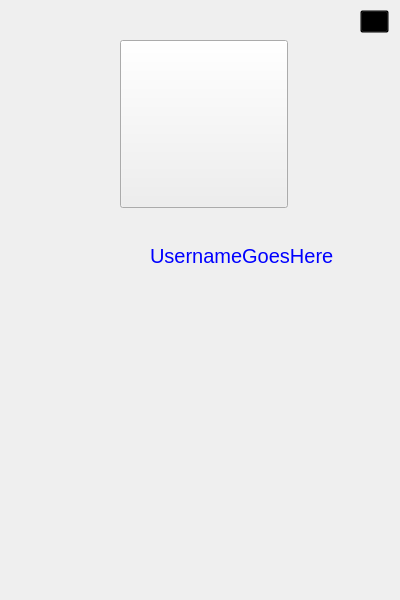
<?xml version="1.0" encoding="UTF-8"?>
<ui version="4.0">
 <class>UserProfile</class>
 <widget class="QWidget" name="UserProfile">
  <property name="geometry">
   <rect>
    <x>0</x>
    <y>0</y>
    <width>400</width>
    <height>600</height>
   </rect>
  </property>
  <property name="windowTitle">
   <string>Form</string>
  </property>
  <property name="styleSheet">
   <string notr="true"/>
  </property>
  <widget class="QPushButton" name="exitButton">
   <property name="geometry">
    <rect>
     <x>360</x>
     <y>10</y>
     <width>29</width>
     <height>23</height>
    </rect>
   </property>
   <property name="cursor">
    <cursorShape>PointingHandCursor</cursorShape>
   </property>
   <property name="styleSheet">
    <string notr="true">background-color: Transparent;
background-repeat:no-repeat;
</string>
   </property>
   <property name="text">
    <string/>
   </property>
   <property name="icon">
    <iconset resource="Risorse.qrc">
     <normaloff>:/image/basics-22-128.png</normaloff>:/image/basics-22-128.png</iconset>
   </property>
   <property name="iconSize">
    <size>
     <width>25</width>
     <height>25</height>
    </size>
   </property>
  </widget>
  <widget class="QPushButton" name="UserImageButton">
   <property name="geometry">
    <rect>
     <x>120</x>
     <y>40</y>
     <width>168</width>
     <height>168</height>
    </rect>
   </property>
   <property name="styleSheet">
    <string notr="true"/>
   </property>
   <property name="text">
    <string/>
   </property>
   <property name="icon">
    <iconset resource="Risorse.qrc">
     <normaloff>:/image/Immagine.png</normaloff>:/image/Immagine.png</iconset>
   </property>
   <property name="iconSize">
    <size>
     <width>168</width>
     <height>168</height>
    </size>
   </property>
  </widget>
  <widget class="QLabel" name="Username">
   <property name="geometry">
    <rect>
     <x>150</x>
     <y>240</y>
     <width>231</width>
     <height>31</height>
    </rect>
   </property>
   <property name="styleSheet">
    <string notr="true">color: #0000FF;
font-size: 20px;</string>
   </property>
   <property name="text">
    <string>UsernameGoesHere</string>
   </property>
  </widget>
 </widget>
 <resources>
  <include location="Risorse.qrc"/>
 </resources>
 <connections/>
</ui>
